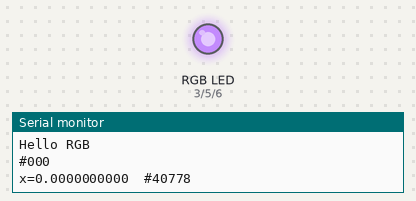
The sketch below on a simulated Arduino Uno, built with avr-gcc and run on an emulated ATmega328P. Shown: an RGB LED mixed from three pins (HIGH = lit), the last lines printed to the serial monitor.

Above: at 0.25 s.
At 0.45 s:
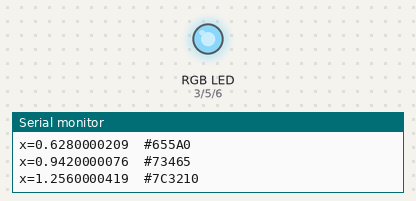
At 0.7 s:
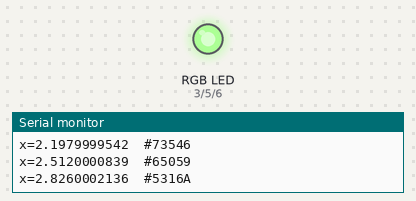
At 0.85 s:
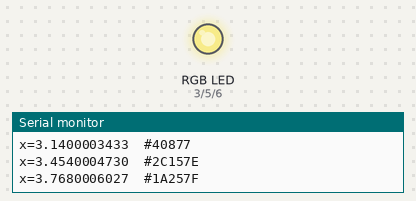
At 1.1 s:
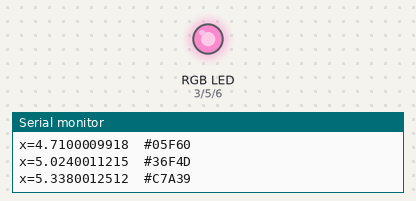
Timing chart, 0 to 3.2 s (numbered marks = the images above):
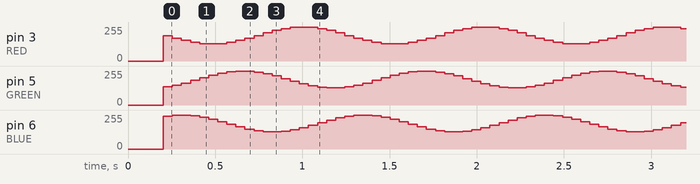

The sketch:

RGBLed.ino
```cpp
/*
 * INF471C - Connected Objects and the Internet of Things (IoT)
 * Arduino basics - LED Disco Light - Pulse-Width Modulation
 * Ilja Tihhanovski
 *
 * Values of red, green and blue component will be defined by three sinusoids
 * green shifted by 2/3 pi to the right compared to red
 * blue shifted by 2/3 pi to the right compared to green
 * Also sinusoids will be amplified (see AMPLITUDE) and shifted up so that result will be between 0 and 2* AMPLITUDE
 */

// Define Pins
#define RED 3
#define GREEN 5
#define BLUE 6
#define DELAYTIME 50 // How long will Arduino wait after each change
#define DELTAX 0.314 // On each iteration we will increase x for sinusoids by this value
#define AMPLITUDE 64 // Amplitude of our sinusoids. Maximum value is 127, but it was too bright for me.

double x = 0;        // sinusoids argument

void setup() {
 Serial.begin(9600);          // We use Serial to output debug information
 delay(200);                  // I tried to use this delay to give Serial some time to initialize. Don't know actually does it work.
 Serial.println("Hello RGB");
 pinMode(RED, OUTPUT);        // Setup output mode for every pin
 pinMode(GREEN, OUTPUT);
 pinMode(BLUE, OUTPUT);
 x = 0;                       // Initialize x
 rgb(0, 0, 0);                // Set initial state of LED to RGB #000000 (not lit)
}

// Method to set desired color on RGB LED
// Accepts three bytes r, g and b for every color
// 0 - black, 255 - maximal brightness
void rgb(byte r, byte g, byte b)
{
  //Output color in HEX format for debugging purposes
  Serial.print("#");
  Serial.print(r, HEX);
  Serial.print(g, HEX);
  Serial.print(b, HEX);
  Serial.println("");

  // Common anode LED is used, so to have full brightness of color we need to send 0 to corresponding pin
  // If we use common cathode LED, we should remove "255 -" from next lines: analogWrite(RED, r);
  analogWrite(RED, 255 - r);
  analogWrite(GREEN, 255 - g);
  analogWrite(BLUE, 255 - b);
}

void loop()
{
  // Calculate components using shifted sinus functions multiplied and lifted by amplitude.
  byte r = (byte)constrain(sin(x) * AMPLITUDE + AMPLITUDE, 0, 255);
  byte g = (byte)constrain(sin(x + 2.094) * AMPLITUDE + AMPLITUDE, 0, 255);
  byte b = (byte)constrain(sin(x + 4.189) * AMPLITUDE + AMPLITUDE, 0, 255);

  // Output x
  Serial.print("x=");
  Serial.print(x, DEC);
  Serial.print("\t");

  // Use our method to setup PWM pins
  rgb(r, g, b);

  // Wait a little
  delay(DELAYTIME);

  // Increase x for next iteration
  x += DELTAX;

  // sin(x + 2 * pi) = sin(x), so after 2 * pi we could just start over to avoid overflow and weird behaviour.
  if(x >= 6.28)
    x = 0;
}
```
